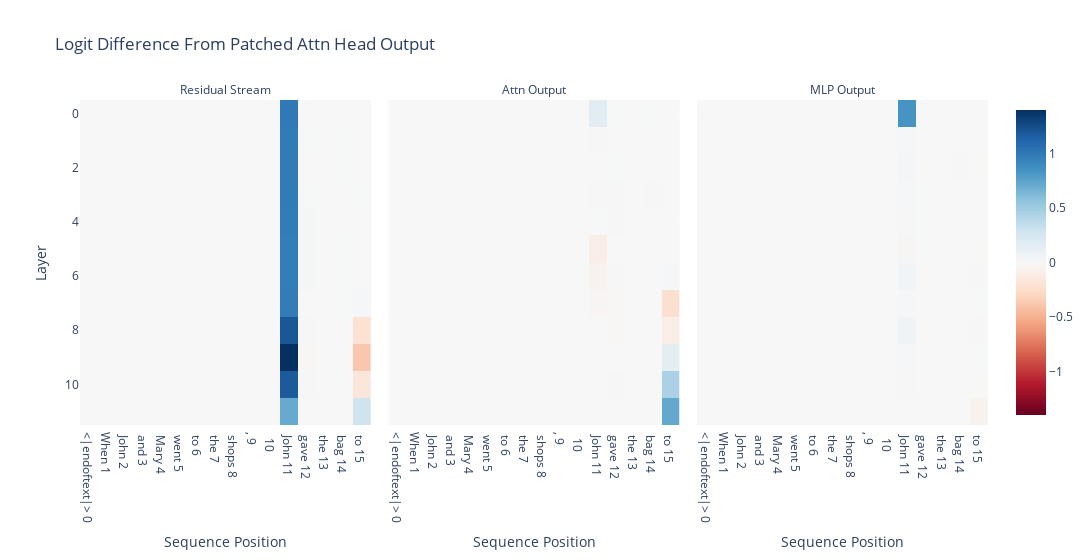

Here is the notebook cell this chart was saved with:
### Markdown cell above
# 2. Patching in residual stream by block

### Code cell
act_patch_block_every = patching.get_act_patch_block_every(model, corrupted_tokens, clean_cache, ioi_metric)

imshow(
    act_patch_block_every,
    x=labels,
    facet_col=0,
    facet_labels=['Residual Stream', 'Attn Output', 'MLP Output'],
    title='Logit Difference From Patched Attn Head Output',
    labels={'x': 'Sequence Position', 'y': 'Layer'},
    width=1200,
)

### Figure 1 — Plotly figure (JSON) as saved in the notebook; plotly's stock layout.template omitted (floating-point values rounded to 4 significant figures; data arrays with more than 128 entries replaced by an {"elided": "..."} marker saying what was removed)
{"data": [{"coloraxis": "coloraxis", "hovertemplate": "Sequence Position: %{x}<br>Layer: %{y}<br>color: %{z}<extra></extra>", "name": "0", "type": "heatmap", "x": ["<|endoftext|> 0", "When 1", " John 2", " and 3", " Mary 4", " went 5", " to 6", " the 7", " shops 8", ", 9", "  10", " John 11", " gave 12", " the 13", " bag 14", " to 15"], "xaxis": "x", "yaxis": "y", "z": {"elided": "12x16 float values"}}, {"coloraxis": "coloraxis", "hovertemplate": "Sequence Position: %{x}<br>Layer: %{y}<br>color: %{z}<extra></extra>", "name": "1", "type": "heatmap", "x": ["<|endoftext|> 0", "When 1", " John 2", " and 3", " Mary 4", " went 5", " to 6", " the 7", " shops 8", ", 9", "  10", " John 11", " gave 12", " the 13", " bag 14", " to 15"], "xaxis": "x2", "yaxis": "y2", "z": {"elided": "12x16 float values"}}, {"coloraxis": "coloraxis", "hovertemplate": "Sequence Position: %{x}<br>Layer: %{y}<br>color: %{z}<extra></extra>", "name": "2", "type": "heatmap", "x": ["<|endoftext|> 0", "When 1", " John 2", " and 3", " Mary 4", " went 5", " to 6", " the 7", " shops 8", ", 9", "  10", " John 11", " gave 12", " the 13", " bag 14", " to 15"], "xaxis": "x3", "yaxis": "y3", "z": {"elided": "12x16 float values"}}], "layout": {"annotations": [{"font": {}, "showarrow": false, "text": "Residual Stream", "x": 0.16, "xanchor": "center", "xref": "paper", "y": 1, "yanchor": "bottom", "yref": "paper"}, {"font": {}, "showarrow": false, "text": "Attn Output", "x": 0.5, "xanchor": "center", "xref": "paper", "y": 1, "yanchor": "bottom", "yref": "paper"}, {"font": {}, "showarrow": false, "text": "MLP Output", "x": 0.84, "xanchor": "center", "xref": "paper", "y": 1, "yanchor": "bottom", "yref": "paper"}], "coloraxis": {"cmid": 0, "colorscale": [[0, "rgb(103,0,31)"], [0.1, "rgb(178,24,43)"], [0.2, "rgb(214,96,77)"], [0.3, "rgb(244,165,130)"], [0.4, "rgb(253,219,199)"], [0.5, "rgb(247,247,247)"], [0.6, "rgb(209,229,240)"], [0.7, "rgb(146,197,222)"], [0.8, "rgb(67,147,195)"], [0.9, "rgb(33,102,172)"], [1, "rgb(5,48,97)"]]}, "title": {"text": "Logit Difference From Patched Attn Head Output"}, "width": 1200, "xaxis": {"anchor": "y", "constrain": "domain", "domain": [0, 0.32], "scaleanchor": "y", "title": {"text": "Sequence Position"}}, "xaxis2": {"anchor": "y2", "domain": [0.34, 0.66], "matches": "x", "title": {"text": "Sequence Position"}}, "xaxis3": {"anchor": "y3", "domain": [0.68, 1.0], "matches": "x", "title": {"text": "Sequence Position"}}, "yaxis": {"anchor": "x", "autorange": "reversed", "constrain": "domain", "domain": [0, 1], "title": {"text": "Layer"}}, "yaxis2": {"anchor": "x2", "domain": [0, 1], "matches": "y", "showticklabels": false}, "yaxis3": {"anchor": "x3", "domain": [0, 1], "matches": "y", "showticklabels": false}}}
